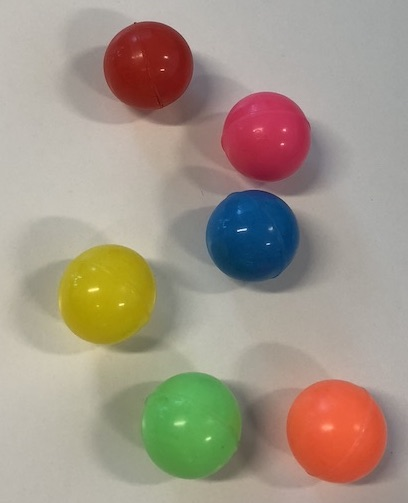
#> input picture Lab1/images/coloured_balls.jpg, 408 x 503 px
$ python hough_circle.py
#> lines starting #> are read from the running program, lines starting #| are printed output that depends on the picture
# hough_circle.py

import cv2
import numpy as np

def nothing(x):
    # We need a callback for the createTrackbar function.
    # It doesn't need to do anything, however.
    pass

img_original = cv2.imread('images/coloured_balls.jpg')
#> img_original is the input picture: shape (503, 408, 3); mean B, G, R 135.8, 150.2, 162.4
# Scale the image down to 70% to fit on the monitor better.
img_original = cv2.resize(img_original, (int(img_original.shape[1]*0.7), int(img_original.shape[0]*0.7)))
#> img_original: shape (352, 285, 3)
blur = cv2.GaussianBlur(img_original, (9,9), 0)
# Convert the image to grayscale for processing
gray = cv2.cvtColor(blur, cv2.COLOR_BGR2GRAY)
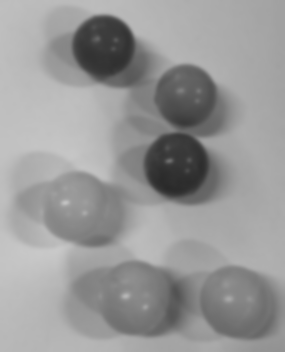
#> gray: shape (352, 285); min 41, max 201, mean 152.1

# Create the GUI elements
cv2.namedWindow('Hough Circle Transform')
cv2.createTrackbar('Canny Threshold', 'Hough Circle Transform', 1, 500, nothing)
cv2.createTrackbar('Accumulator Threshold', 'Hough Circle Transform', 1, 500, nothing)
cv2.createTrackbar("Min Radius", 'Hough Circle Transform', 0, 100, nothing)
cv2.createTrackbar("Max Radius", 'Hough Circle Transform', 1, 100, nothing)
# Set some default parameters
cv2.setTrackbarPos("Max Radius", 'Hough Circle Transform', 100)
cv2.setTrackbarPos("Canny Threshold", 'Hough Circle Transform', 100)
cv2.setTrackbarPos("Accumulator Threshold", 'Hough Circle Transform', 20)

while True:
    # Read the parameters from the GUI
    param1 = cv2.getTrackbarPos('Canny Threshold', 'Hough Circle Transform')
    param2 = cv2.getTrackbarPos('Accumulator Threshold', 'Hough Circle Transform')
    minRadius = cv2.getTrackbarPos('Min Radius', 'Hough Circle Transform')
    maxRadius = cv2.getTrackbarPos('Max Radius', 'Hough Circle Transform')

    # Attempt to detect circles in the grayscale image.
    circles = cv2.HoughCircles(gray, cv2.HOUGH_GRADIENT, 1, 20, param1=param1,
                                param2=param2, minRadius=minRadius, maxRadius=maxRadius)
#> circles = [[175.5, 164.5, 32.2], [185.5, 94.5, 30.8], [103.5, 46.5, 31.6], [134.5, 297.5, 37.7], [76.5, 206.5, 36]]

    # Create a new copy of the original image and draw the detected circles on it.
    img = img_original.copy()
    if circles is not None:
        circles = np.uint16(np.around(circles))
#> circles = [[176, 164, 32], [186, 94, 31], [104, 46, 32], [134, 298, 38], [76, 206, 36]]

        for i in circles[0,:]:
            # Draw the outer circle
            cv2.circle(img,(i[0],i[1]),i[2],(0,255,0),2)
            # Draw the center of the circle
            cv2.circle(img,(i[0],i[1]),2,(0,0,255),3)
#> this loop made 5 passes
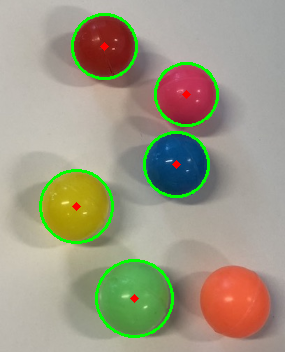
#> img: shape (352, 285, 3); mean B, G, R 132.1, 154.2, 158.4

    cv2.imshow('Hough Circle Transform', img)

    if cv2.waitKey(100) & 0xFF == ord('q'):
#> (key q is pressed here)
        cv2.destroyAllWindows()
        break
